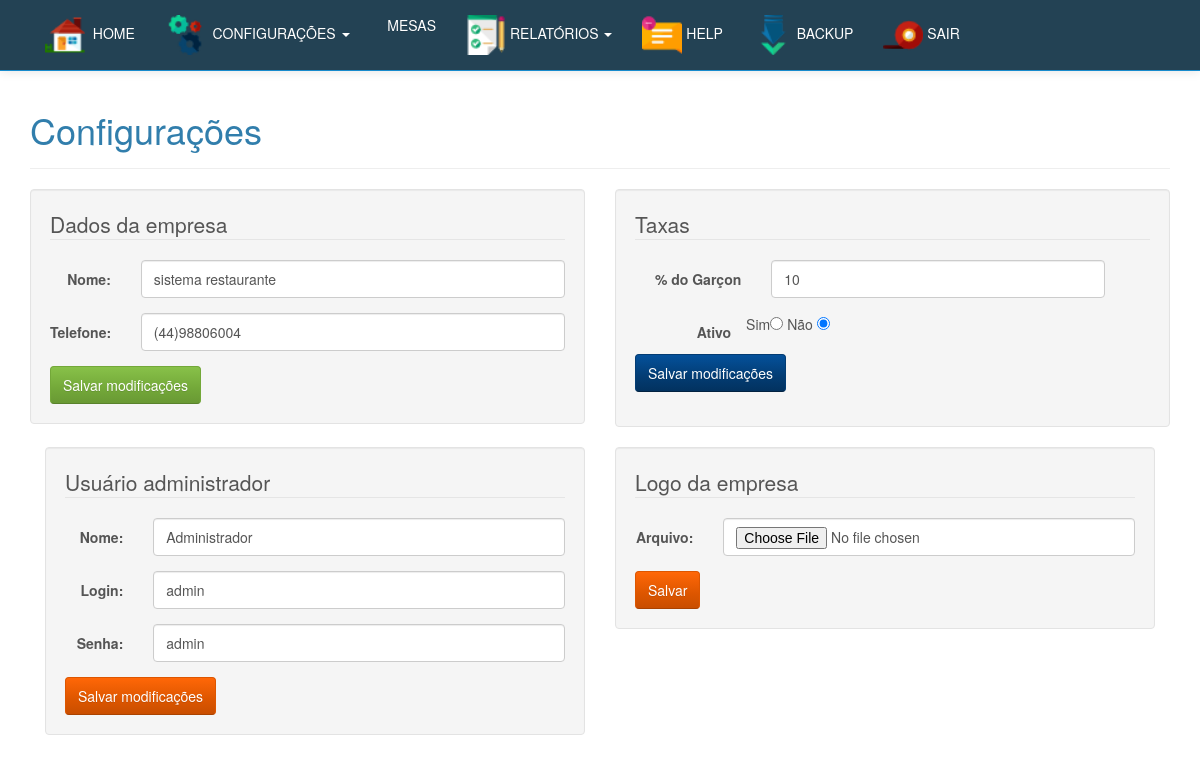
Page /inicio.php?btn=config (signed in) on the committed database.
### tables this page shows
CREATE TABLE `config` (
  `id_conf` int(30) NOT NULL,
  `empresa` varchar(200) NOT NULL,
  `telefone` varchar(30) NOT NULL,
  `pgarcon` int(10) NOT NULL,
  `ativo` int(2) NOT NULL
);

CREATE TABLE `garcon` (
  `idGarcon` int(10) NOT NULL AUTO_INCREMENT,
  `nomeGarcon` varchar(200) NOT NULL,
  `login` varchar(20) NOT NULL,
  `senha` varchar(20) NOT NULL,
  `nv` int(1) NOT NULL,
  PRIMARY KEY (`idGarcon`)
);

### config.php (the view, shortened to what this page needs)
<h1>configurações</h1>
<div id="boxcadProdutos">
<div id="formconfig">
   <?php
      $sql = mysql_query("SELECT * FROM config");
      $ver = mysql_fetch_array($sql);
      $s = mysql_query("SELECT * FROM garcon WHERE idGarcon='1'");
      $usu = mysql_fetch_array($s);
      ?>
   <div class="container">
      <div class="bs-docs-section" >
         <div class="row">
            <div class="col-lg-12">
               <div class="page-header">
                  <h1 id="forms">Configurações</h1>
               </div>
            </div>
         </div>
         <div class="row">
            <div class="col-lg-6">
               <div class="well bs-component">
                  <form action="" method="post" class="form-horizontal" enctype="multipart/form-data">
                     <fieldset>
                        <legend>Dados da empresa</legend>
                        <div class="form-group">
                           <label for="inputEmail" class="col-lg-2 control-label">Nome:</label>
                           <div class="col-lg-10">
                              <input name="empresa" class="form-control"  required type="text"  value="<?php echo $ver["empresa"]; ?>">
                           </div>
                        </div>
                        <div class="form-group">
                           <label for="inputPassword" class="col-lg-2 control-label">Telefone:</label>
                           <div class="col-lg-10">
                              <input class="form-control" name="telefone" type="text" required value="<?php echo $ver["telefone"]; ?>">
                           </div>
                        </div>
                        <input name="gravar"  class="btn btn-success" type="submit" value="Salvar modificações">
                     </fieldset>
                  </form>
               </div>
            </div>
            <div class="col-lg-6">
               <div class="well bs-component">
                  <form action="" class="form-horizontal" method="post" enctype="multipart/form-data">
                     <fieldset>
                        <legend>Taxas</legend>
                        <div class="form-group">
                           <label for="inputEmail" class="col-lg-3 control-label">% do Garçon</label>
                           <div class="col-lg-8">
                              <input name="pgarcon" required class="form-control" type="text" value="<?php echo $ver['pgarcon'] ?>" maxlength="2" />
                           </div>
                        </div>
                        <div class="form-group">
                           <div class="col-lg-8">
                              <label for="inputEmail" class="col-lg-4 control-label">Ativo</label>
                              Sim<input name="ativo" type="radio" value="1" <?php if($ver['ativo'] == 1){ echo 'checked="checked"';} ?>  />
                              Não <input name="ativo" type="radio" value="0" <?php if($ver['ativo'] == 0){ echo 'checked="checked"';} ?>/>
                              <br/><br/>
                              <input name="ok" class="btn btn-info" type="submit" value="Salvar modificações"/>
                     </fieldset>
                  </form>
                  </div>
                  </div>
               </div>
            </div>
            <div class="col-lg-6">
               <div class="well bs-component">
                  <form class="form-horizontal" action="" method="post" enctype="multipart/form-data">
                     <fieldset>
                        <legend>Usuário administrador</legend>
                        <div class="form-group">
                           <label for="inputEmail" class="col-lg-2 control-label">Nome:</label>
                           <div class="col-lg-10">
                              <input class="form-control" required name="nome" type="text" id="nome" value="<?php echo $usu['nomeGarcon'] ?>" />
                           </div>
                        </div>
                        <div class="form-group">
                           <label for="inputEmail" class="col-lg-2 control-label">Login:</label>
                           <div class="col-lg-10">
                              <input class="form-control" required name="login" type="text" id="login" value="<?php echo $usu['login'] ?>" />
                           </div>
                        </div>
                        <div class="form-group">
                           <label for="inputEmail" class="col-lg-2 control-label">Senha:</label>
                           <div class="col-lg-10">
                              <input class="form-control" required name="senha" type="text" id="senha" value="<?php echo $usu['senha'] ?>" />
                           </div>
                        </div>
                        <input class="btn btn-warning" name="alterar" type="submit" value="Salvar modificações" id="alterar" class="button" />
                     </fieldset>
                  </form>
               </div>
            </div>
			<div class="col-lg-6">
               <div class="well bs-component">
                  <form class="form-horizontal" action="" method="post" enctype="multipart/form-data">
                     <fieldset>
                        <legend>Logo da empresa</legend>
                        <div class="form-group">
                           <label for="inputEmail" class="col-lg-2 control-label">Arquivo:</label>
                           <div class="col-lg-10">
                              <input class="form-control" required name="fileUpload" type="file" id="fileUpload"  />
                           </div>
                        </div>
                        <input class="btn btn-warning" name="alterar" type="submit" value="Salvar" id="alterar" class="button" />
                     </fieldset>
                  </form>
               </div>
            </div>
         </div>
      </div>
   </div>
</div>

### rows in the picture
config: empresa "sistema restaurante", telefone "(44)98806004", pgarcon "10", ativo "☑"
garcon: nome "Administrador", login "admin", senha "admin"
